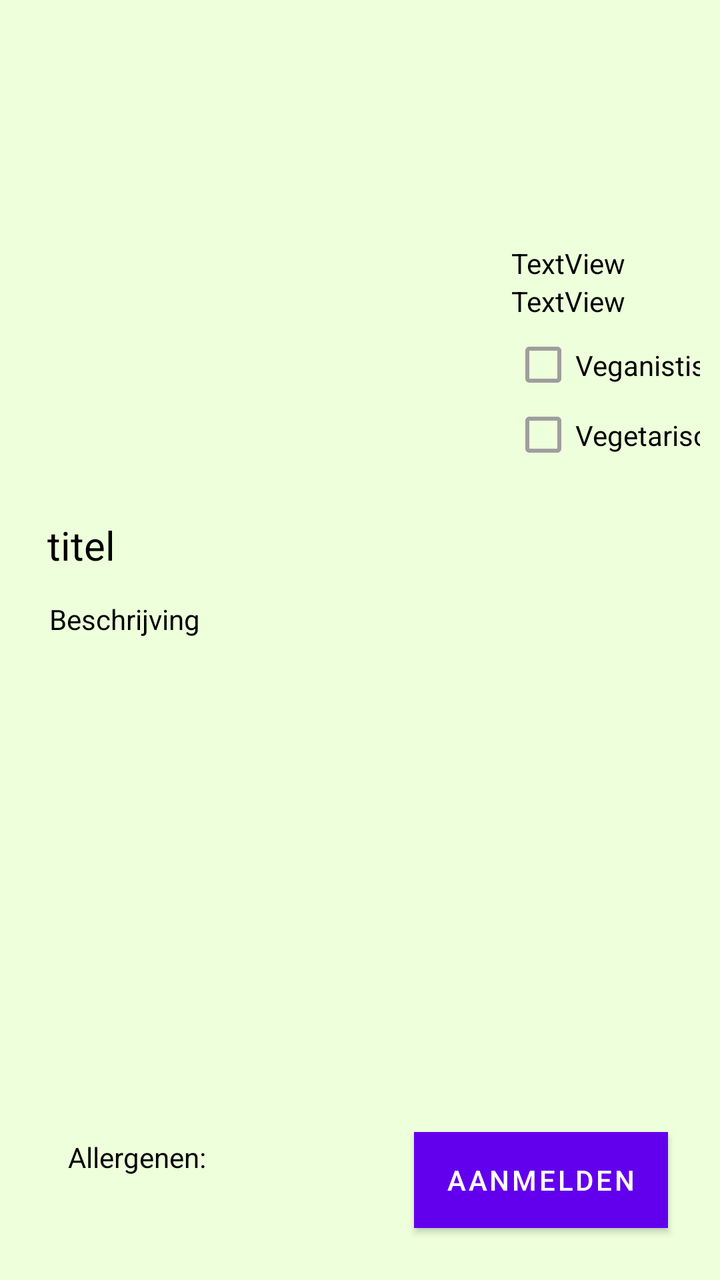
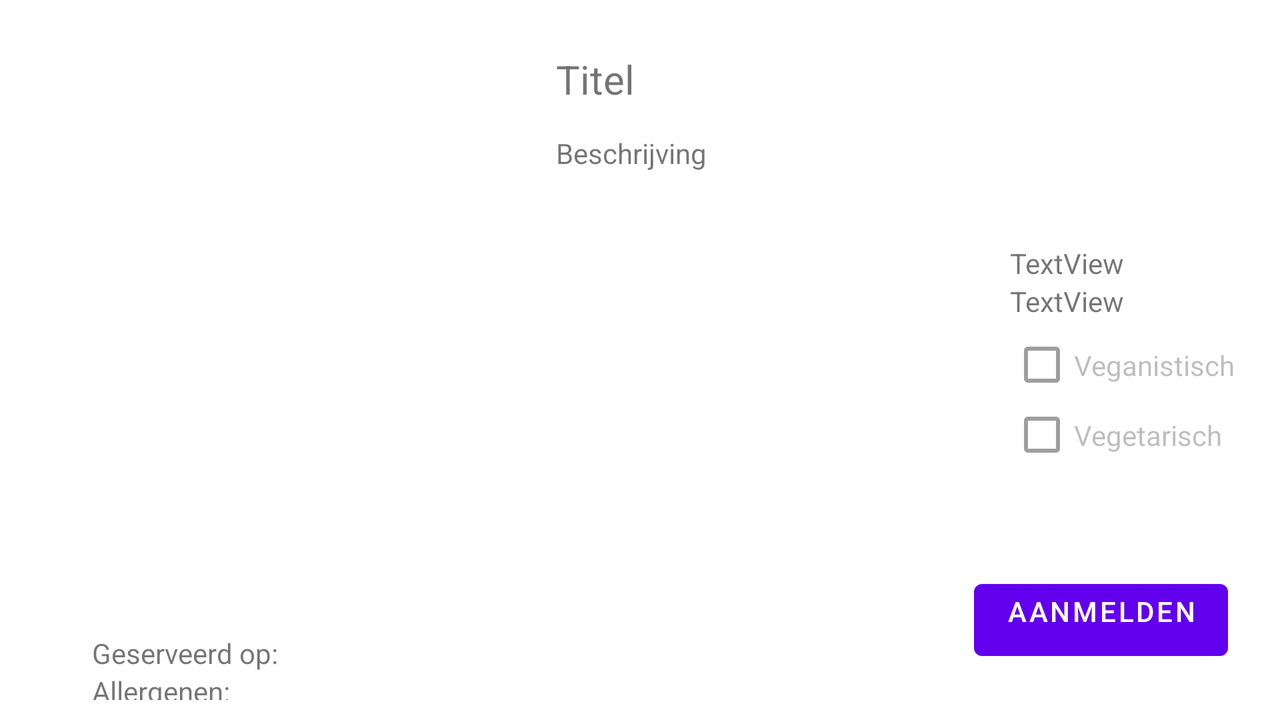

Compare how this app lays out the same screen by default and in its alternative resource folder. The renders come first, then the two layout files and the values they reference.
<!-- AndroidManifest.xml: application theme Theme.KookPagin -->
<!-- res/layout/activity_detail_pagina.xml -->
<?xml version="1.0" encoding="utf-8"?>
<LinearLayout xmlns:android="http://schemas.android.com/apk/res/android"
    xmlns:app="http://schemas.android.com/apk/res-auto"
    xmlns:tools="http://schemas.android.com/tools"
    android:layout_width="match_parent"
    android:layout_height="match_parent"
    android:background="#EEFFDB"
    android:orientation="vertical"
    tools:context=".UI.detailPagina">


    <androidx.constraintlayout.widget.ConstraintLayout
        android:layout_width="match_parent"
        android:layout_height="match_parent"
        android:layout_margin="10dp">

        <ImageView
            android:id="@+id/MaaltijdFoto"
            android:layout_width="223dp"
            android:layout_height="213dp"
            android:layout_marginStart="16dp"
            android:layout_marginTop="16dp"
            app:layout_constraintStart_toStartOf="parent"
            app:layout_constraintTop_toTopOf="parent"
            tools:srcCompat="@tools:sample/avatars" />


        <ImageView
            android:id="@+id/profiel"
            android:layout_width="105dp"
            android:layout_height="88dp"
            android:layout_marginTop="16dp"
            app:layout_constraintEnd_toEndOf="parent"
            app:layout_constraintHorizontal_bias="0.338"
            app:layout_constraintStart_toEndOf="@+id/MaaltijdFoto"
            app:layout_constraintTop_toTopOf="parent"
            tools:srcCompat="@tools:sample/avatars" />

        <CheckBox
            android:id="@+id/Vegan"
            android:layout_width="130dp"
            android:layout_height="35dp"
            android:layout_marginTop="4dp"
            android:enabled="false"
            android:text="@string/vegan"
            android:textColor="#000000"
            app:layout_constraintStart_toStartOf="@+id/StadNaam"
            app:layout_constraintTop_toBottomOf="@+id/StadNaam" />

        <CheckBox
            android:id="@+id/Vega"
            android:layout_width="130dp"
            android:layout_height="35dp"
            android:checked="false"
            android:enabled="false"
            android:text="@string/vega"
            android:textColor="#000000"
            app:layout_constraintStart_toStartOf="@+id/Vegan"
            app:layout_constraintTop_toBottomOf="@+id/Vegan" />

        <TextView
            android:id="@+id/titel"
            android:layout_width="103dp"
            android:layout_height="29dp"
            android:layout_marginTop="20dp"
            android:text="@string/titel"
            android:textColor="#000000"
            android:textSize="20sp"
            app:layout_constraintEnd_toEndOf="parent"
            app:layout_constraintHorizontal_bias="0.057"
            app:layout_constraintStart_toStartOf="parent"
            app:layout_constraintTop_toBottomOf="@+id/MaaltijdFoto" />

        <TextView
            android:id="@+id/Beschrijving"
            android:layout_width="wrap_content"
            android:layout_height="wrap_content"
            android:layout_marginTop="12dp"
            android:text="@string/beschrijving"
            android:textColor="#000000"
            app:layout_constraintEnd_toEndOf="parent"
            app:layout_constraintHorizontal_bias="0.056"
            app:layout_constraintStart_toStartOf="parent"
            app:layout_constraintTop_toBottomOf="@+id/titel" />

        <TextView
            android:id="@+id/DatumG"
            android:layout_width="wrap_content"
            android:layout_height="wrap_content"
            android:layout_marginStart="24dp"
            android:text="@string/geserveerd_op"
            android:textColor="#000000"
            app:layout_constraintBottom_toTopOf="@+id/Allergenen"
            app:layout_constraintStart_toStartOf="parent"
            app:layout_constraintTop_toBottomOf="@+id/Tekst" />

        <TextView
            android:id="@+id/Allergenen"
            android:layout_width="94dp"
            android:layout_height="21dp"
            android:layout_marginBottom="40dp"
            android:text="@string/allergenen"
            android:textColor="#000000"
            app:layout_constraintBottom_toBottomOf="parent"
            app:layout_constraintStart_toStartOf="@+id/DatumG" />

        <Button
            android:id="@+id/AanmeldKnop"
            android:layout_width="wrap_content"
            android:layout_height="wrap_content"
            android:layout_marginEnd="16dp"
            android:layout_marginBottom="16dp"
            android:background="#245326"
            android:onClick="aanmelding"
            android:text="@string/aanmelden"
            app:layout_constraintBottom_toBottomOf="parent"
            app:layout_constraintEnd_toEndOf="parent" />

        <TextView
            android:id="@+id/date"
            android:layout_width="wrap_content"
            android:layout_height="wrap_content"
            android:layout_marginStart="16dp"
            android:textColor="#000000"
            app:layout_constraintBottom_toBottomOf="@+id/DatumG"
            app:layout_constraintStart_toEndOf="@+id/DatumG" />

        <TextView
            android:id="@+id/Tekst"
            android:layout_width="309dp"
            android:layout_height="261dp"
            android:textColor="#000000"
            app:layout_constraintEnd_toEndOf="parent"
            app:layout_constraintHorizontal_bias="0.204"
            app:layout_constraintStart_toStartOf="parent"
            app:layout_constraintTop_toBottomOf="@+id/Beschrijving" />

        <TextView
            android:id="@+id/Naam"
            android:layout_width="130dp"
            android:layout_height="19dp"
            android:layout_marginStart="8dp"
            android:layout_marginTop="8dp"
            android:text="TextView"
            android:textColor="#000000"
            app:layout_constraintStart_toStartOf="@+id/profiel"
            app:layout_constraintTop_toBottomOf="@+id/profiel" />

        <TextView
            android:id="@+id/StadNaam"
            android:layout_width="130dp"
            android:layout_height="20dp"
            android:text="TextView"
            android:textColor="#000000"
            app:layout_constraintStart_toStartOf="@+id/Naam"
            app:layout_constraintTop_toBottomOf="@+id/Naam" />

        <TextView
            android:id="@+id/AllergenenLijst"
            android:layout_width="wrap_content"
            android:layout_height="wrap_content"
            android:layout_marginStart="16dp"
            android:textColor="#000000"
            app:layout_constraintStart_toEndOf="@+id/Allergenen"
            app:layout_constraintTop_toTopOf="@+id/Allergenen" />
    </androidx.constraintlayout.widget.ConstraintLayout>
</LinearLayout>
<!-- resources referenced by this layout -->
<resources>
  <string name="aanmelden">Aanmelden</string>
  <string name="allergenen">Allergenen:</string>
  <string name="beschrijving">Beschrijving</string>
  <string name="geserveerd_op">Geserveerd op:</string>
  <string name="titel">titel</string>
  <string name="vega">Vegetarisch</string>
  <string name="vegan">Veganistisch</string>
  <style name="Theme.KookPagin" parent="Theme.MaterialComponents.DayNight.DarkActionBar">
          
          <item name="colorPrimary">@color/purple_500</item>
          <item name="colorPrimaryVariant">@color/purple_700</item>
          <item name="colorOnPrimary">@color/white</item>
          
          <item name="colorSecondary">@color/teal_200</item>
          <item name="colorSecondaryVariant">@color/teal_700</item>
          <item name="colorOnSecondary">@color/black</item>
          
          <item name="android:statusBarColor" tools:targetApi="l">?attr/colorPrimaryVariant</item>
          
      </style>
</resources>
<!-- res/layout-land/activity_detail_pagina.xml (the repository's variant of the layout above) -->
<!-- drawn on the phone turned sideways -->
<?xml version="1.0" encoding="utf-8"?>
<LinearLayout xmlns:android="http://schemas.android.com/apk/res/android"
    xmlns:app="http://schemas.android.com/apk/res-auto"
    xmlns:tools="http://schemas.android.com/tools"
    android:layout_width="match_parent"
    android:layout_height="match_parent"
    tools:context=".UI.detailPagina"
    android:orientation="vertical">


    <androidx.constraintlayout.widget.ConstraintLayout
        android:layout_width="match_parent"
        android:layout_height="match_parent"
        android:layout_margin="10dp">


        <ImageView
            android:id="@+id/MaaltijdFoto"
            android:layout_width="244dp"
            android:layout_height="259dp"
            android:layout_marginStart="16dp"
            android:layout_marginTop="32dp"
            app:layout_constraintStart_toStartOf="parent"
            app:layout_constraintTop_toTopOf="parent"
            tools:srcCompat="@tools:sample/avatars" />

        <ImageView
            android:id="@+id/profiel"
            android:layout_width="105dp"
            android:layout_height="88dp"
            android:layout_marginTop="16dp"
            android:layout_marginEnd="28dp"
            app:layout_constraintEnd_toEndOf="parent"
            app:layout_constraintTop_toTopOf="parent"
            tools:srcCompat="@tools:sample/avatars" />

        <CheckBox
            android:id="@+id/Vegan"
            android:layout_width="130dp"
            android:layout_height="35dp"
            android:layout_marginTop="4dp"
            android:enabled="false"
            android:text="@string/vegan"
            app:layout_constraintStart_toStartOf="@+id/StadNaam"
            app:layout_constraintTop_toBottomOf="@+id/StadNaam" />

        <CheckBox
            android:id="@+id/Vega"
            android:layout_width="130dp"
            android:layout_height="35dp"
            android:checked="false"
            android:enabled="false"
            android:text="@string/vega"
            app:layout_constraintStart_toStartOf="@+id/Vegan"
            app:layout_constraintTop_toBottomOf="@+id/Vegan" />

        <TextView
            android:id="@+id/titel"
            android:layout_width="103dp"
            android:layout_height="29dp"
            android:layout_marginTop="16dp"
            android:text="@string/title"
            android:textSize="20sp"
            app:layout_constraintStart_toStartOf="@+id/Tekst"
            app:layout_constraintTop_toTopOf="parent" />

        <TextView
            android:id="@+id/Beschrijving"
            android:layout_width="wrap_content"
            android:layout_height="wrap_content"
            android:layout_marginTop="12dp"
            android:text="@string/beschrijving"
            app:layout_constraintStart_toStartOf="@+id/titel"
            app:layout_constraintTop_toBottomOf="@+id/titel" />

        <TextView
            android:id="@+id/DatumG"
            android:layout_width="wrap_content"
            android:layout_height="wrap_content"
            android:layout_marginStart="36dp"
            android:layout_marginTop="16dp"
            android:text="@string/geserveerd_op"
            app:layout_constraintStart_toStartOf="parent"
            app:layout_constraintTop_toBottomOf="@+id/MaaltijdFoto" />

        <TextView
            android:id="@+id/Allergenen"
            android:layout_width="94dp"
            android:layout_height="21dp"
            android:text="@string/allergenen"
            app:layout_constraintStart_toStartOf="@+id/DatumG"
            app:layout_constraintTop_toBottomOf="@+id/DatumG" />

        <Button
            android:id="@+id/AanmeldKnop"
            android:layout_width="wrap_content"
            android:layout_height="wrap_content"
            android:layout_marginEnd="16dp"
            android:layout_marginBottom="16dp"
            android:gravity="center_horizontal|end"
            android:onClick="aanmelding"
            android:text="@string/aanmelden"
            app:layout_constraintBottom_toBottomOf="parent"
            app:layout_constraintEnd_toEndOf="parent" />

        <TextView
            android:id="@+id/date"
            android:layout_width="wrap_content"
            android:layout_height="wrap_content"
            android:layout_marginStart="8dp"
            app:layout_constraintBottom_toBottomOf="@+id/DatumG"
            app:layout_constraintStart_toEndOf="@+id/DatumG" />

        <TextView
            android:id="@+id/Tekst"
            android:layout_width="290dp"
            android:layout_height="257dp"
            android:layout_marginStart="8dp"
            app:layout_constraintStart_toEndOf="@+id/MaaltijdFoto"
            app:layout_constraintTop_toBottomOf="@+id/Beschrijving" />

        <TextView
            android:id="@+id/Naam"
            android:layout_width="90dp"
            android:layout_height="19dp"
            android:layout_marginStart="8dp"
            android:layout_marginTop="8dp"
            android:text="TextView"
            app:layout_constraintStart_toStartOf="@+id/profiel"
            app:layout_constraintTop_toBottomOf="@+id/profiel" />

        <TextView
            android:id="@+id/StadNaam"
            android:layout_width="90dp"
            android:layout_height="20dp"
            android:text="TextView"
            app:layout_constraintStart_toStartOf="@+id/Naam"
            app:layout_constraintTop_toBottomOf="@+id/Naam" />

        <TextView
            android:id="@+id/AllergenenLijst"
            android:layout_width="wrap_content"
            android:layout_height="wrap_content"
            android:layout_marginStart="8dp"
            app:layout_constraintBottom_toBottomOf="@+id/Allergenen"
            app:layout_constraintStart_toEndOf="@+id/Allergenen" />
    </androidx.constraintlayout.widget.ConstraintLayout>
</LinearLayout>
<!-- resources referenced by the variant -->
<!-- as the phone turned sideways resolves them -->
<resources>
  <string name="aanmelden">Aanmelden</string>
  <string name="allergenen">Allergenen:</string>
  <string name="beschrijving">Beschrijving</string>
  <string name="geserveerd_op">Geserveerd op:</string>
  <string name="title">Titel</string>
  <string name="vega">Vegetarisch</string>
  <string name="vegan">Veganistisch</string>
  <style name="Theme.KookPagin" parent="Theme.MaterialComponents.DayNight.DarkActionBar">
          
          <item name="colorPrimary">@color/purple_500</item>
          <item name="colorPrimaryVariant">@color/purple_700</item>
          <item name="colorOnPrimary">@color/white</item>
          
          <item name="colorSecondary">@color/teal_200</item>
          <item name="colorSecondaryVariant">@color/teal_700</item>
          <item name="colorOnSecondary">@color/black</item>
          
          <item name="android:statusBarColor" tools:targetApi="l">?attr/colorPrimaryVariant</item>
          
      </style>
</resources>
